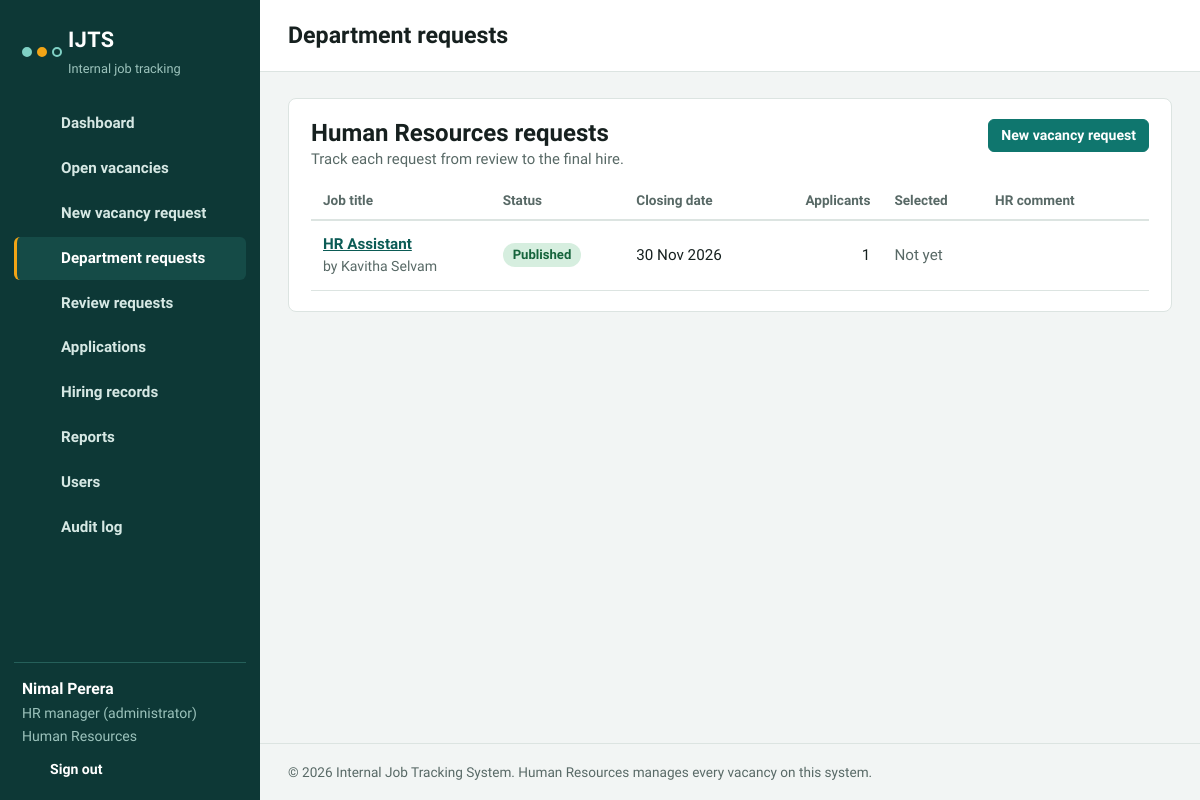
The app's page /my_requests.php (signed in) with its own data.
### tables this page shows
CREATE TABLE users (
  id INT UNSIGNED AUTO_INCREMENT PRIMARY KEY,
  full_name VARCHAR(100) NOT NULL,
  email VARCHAR(120) NOT NULL UNIQUE,
  password_hash VARCHAR(255) NOT NULL,
  role ENUM('admin','hr','manager','employee') NOT NULL DEFAULT 'employee',
  department_id INT UNSIGNED NOT NULL,
  status ENUM('Active','Inactive') NOT NULL DEFAULT 'Active',
  created_at TIMESTAMP DEFAULT CURRENT_TIMESTAMP,
  FOREIGN KEY (department_id) REFERENCES departments(id)
);

CREATE TABLE departments (
  id INT UNSIGNED AUTO_INCREMENT PRIMARY KEY,
  name VARCHAR(80) NOT NULL UNIQUE
);

CREATE TABLE vacancies (
  id INT UNSIGNED AUTO_INCREMENT PRIMARY KEY,
  title VARCHAR(150) NOT NULL,
  department_id INT UNSIGNED NOT NULL,
  requested_by INT UNSIGNED NOT NULL,
  positions TINYINT UNSIGNED NOT NULL DEFAULT 1,
  description TEXT NOT NULL,
  qualifications TEXT NOT NULL,
  justification TEXT NULL,
  closing_date DATE NOT NULL,
  status ENUM('Pending','Approved','Published','Returned','Rejected','Closed','Filled') NOT NULL DEFAULT 'Pending',
  hr_comment TEXT NULL,
  reviewed_by INT UNSIGNED NULL,
  created_at TIMESTAMP DEFAULT CURRENT_TIMESTAMP,
  published_at DATETIME NULL,
  FOREIGN KEY (department_id) REFERENCES departments(id),
  FOREIGN KEY (requested_by) REFERENCES users(id),
  FOREIGN KEY (reviewed_by) REFERENCES users(id),
  INDEX idx_vac_status (status)
);

### includes/db.php (called while the page is built)
<?php
function db() {
    static $pdo = null;
    if ($pdo === null) {
        try {
            $pdo = new PDO(
                'mysql:host=' . DB_HOST . ';dbname=' . DB_NAME . ';charset=utf8mb4',
                DB_USER,
                DB_PASS,
                [
                    PDO::ATTR_ERRMODE => PDO::ERRMODE_EXCEPTION,
                    PDO::ATTR_DEFAULT_FETCH_MODE => PDO::FETCH_ASSOC,
                    PDO::ATTR_EMULATE_PREPARES => false,
                ]
            );
        } catch (PDOException $ex) {
            http_response_code(500);
            die('Cannot connect to the database. Check the settings in config/config.php and make sure you imported database/schema.sql.');
        }
    }
    return $pdo;
}

### my_requests.php (the view)
<?php
require_once 'includes/functions.php';
require_role(['manager', 'hr', 'admin']);
$u = current_user();
$pageTitle = 'Department requests';
$rows = q_all("SELECT v.*, r.full_name AS requester,
    (SELECT COUNT(*) FROM applications a WHERE a.vacancy_id = v.id) AS apps,
    (SELECT GROUP_CONCAT(x.full_name SEPARATOR ', ') FROM applications a JOIN users x ON x.id = a.user_id WHERE a.vacancy_id = v.id AND a.status = 'Selected') AS selected_names
    FROM vacancies v JOIN users r ON r.id = v.requested_by
    WHERE v.department_id = ? ORDER BY v.created_at DESC LIMIT 200", [$u['department_id']]);
include 'includes/header.php';
?>
<section class="panel">
  <div class="panel-head"><div><h2><?= e($u['dept_name']) ?> requests</h2><p class="sub" style="margin:0">Track each request from review to the final hire.</p></div><a class="btn sm" href="request_new.php">New vacancy request</a></div>
  <?php if (!$rows): ?><p class="empty">No requests yet. <a href="request_new.php">Send a vacancy request</a> to Human Resources.</p>
  <?php else: ?><div class="table-wrap"><table>
    <thead><tr><th>Job title</th><th>Status</th><th>Closing date</th><th class="num">Applicants</th><th>Selected</th><th>HR comment</th><th></th></tr></thead>
    <tbody><?php foreach ($rows as $r): ?>
      <tr>
        <td><a href="vacancy_view.php?id=<?= (int)$r['id'] ?>"><strong><?= e($r['title']) ?></strong></a><br><span class="muted small">by <?= e($r['requester']) ?></span></td>
        <td><?= badge($r['status']) ?></td>
        <td><?= e(fmt_date($r['closing_date'])) ?></td>
        <td class="num"><?= (int)$r['apps'] ?></td>
        <td><?= $r['selected_names'] ? e($r['selected_names']) : '<span class="muted">Not yet</span>' ?></td>
        <td class="small"><?= e($r['hr_comment'] ?? '') ?></td>
        <td><?php if ($r['status'] === 'Returned'): ?><a class="btn sm" href="request_new.php?id=<?= (int)$r['id'] ?>">Update and resubmit</a><?php endif; ?></td>
      </tr>
    <?php endforeach; ?></tbody>
  </table></div><?php endif; ?>
</section>
<?php include 'includes/footer.php'; ?>

### includes/header.php (shortened to what this page needs)
<?php
$u = current_user();
$page = basename($_SERVER['PHP_SELF']);
$nav = [];
$nav[] = ['dashboard.php', 'Dashboard', 'dashboard'];
$nav[] = ['vacancies.php', 'Open vacancies', 'briefcase'];
if (in_array($u['role'], ['manager', 'hr', 'admin'], true)) {
    $nav[] = ['request_new.php', 'New vacancy request', 'plus'];
    $nav[] = ['my_requests.php', 'Department requests', 'inbox'];
}
if (is_hr()) {
    $nav[] = ['hr_requests.php', 'Review requests', 'check'];
    $nav[] = ['applications.php', 'Applications', 'file'];
    $nav[] = ['hires.php', 'Hiring records', 'users'];
    $nav[] = ['reports.php', 'Reports', 'chart'];
}
if ($u['role'] === 'admin') {
    $nav[] = ['users.php', 'Users', 'users'];
    $nav[] = ['audit.php', 'Audit log', 'list'];
}
$unread = (int)q_val("SELECT COUNT(*) FROM notifications WHERE user_id = ? AND is_read = 0", [$u['id']]);
?>
<!DOCTYPE html>
<html lang="en">
<head>
<link rel="stylesheet" href="assets/css/style.css">
</head>
<body>
<div class="app">
  <aside class="sidebar" id="sidebar">
    <a class="brand" href="dashboard.php">
      <span class="mark" aria-hidden="true"><i></i><i></i><i></i></span>
      <span class="brand-text"><strong><?= e(APP_NAME) ?></strong><small>Internal job tracking</small></span>
    </a>
    <nav class="nav" aria-label="Main">
      <?php foreach ($nav as $n): ?>
        <a href="<?= e($n[0]) ?>" class="<?= $page === $n[0] ? 'active' : '' ?>"><?= icon($n[2]) ?><span><?= e($n[1]) ?></span></a>
      <?php endforeach; ?>
    </nav>
    <div class="side-user">
      <strong><?= e($u['full_name']) ?></strong>
      <span><?= e(role_label($u['role'])) ?></span>
      <span><?= e($u['dept_name']) ?></span>
      <a href="logout.php" class="logout"><?= icon('logout') ?> Sign out</a>
    </div>
  </aside>
  <div class="main">
    <header class="topbar">
      <h1><?= e($pageTitle ?? 'Dashboard') ?></h1>
      <a class="bell" href="notifications.php" aria-label="Notifications"><?= icon('bell') ?><?php if ($unread > 0): ?><em><?= $unread ?></em><?php endif; ?></a>
    </header>
    <main class="content">

### includes/functions.php (shortened to what this page needs)
<?php
require_once __DIR__ . '/db.php';
function e($v) { return htmlspecialchars((string)$v, ENT_QUOTES, 'UTF-8'); }
function fmt_date($d) { return $d ? date('d M Y', strtotime($d)) : '-'; }
function q_all($sql, $p = []) { $s = db()->prepare($sql); $s->execute($p); return $s->fetchAll(); }
function q_one($sql, $p = []) { $s = db()->prepare($sql); $s->execute($p); $r = $s->fetch(); return $r ? $r : null; }
function current_user() {
    static $u = null;
    if ($u === null) {
        $u = false;
        if (!empty($_SESSION['uid'])) {
            $row = q_one("SELECT u.*, d.name AS dept_name FROM users u JOIN departments d ON d.id = u.department_id WHERE u.id = ? AND u.status = 'Active'", [$_SESSION['uid']]);
            if ($row) { $u = $row; }
        }
    }
    return $u ? $u : null;
}
function require_login() { if (!current_user()) { redirect('login.php'); } }
function is_hr() { $u = current_user(); return $u && in_array($u['role'], ['hr', 'admin'], true); }
function require_role($roles) {
    require_login();
    $u = current_user();
}
function role_label($r) {
    $m = ['admin' => 'HR manager (administrator)', 'hr' => 'HR officer', 'manager' => 'Department head', 'employee' => 'Employee'];
    return $m[$r] ?? $r;
}
function badge($status) {
    $cls = 'b-' . strtolower(str_replace(' ', '-', $status));
    return '<span class="badge ' . e($cls) . '">' . e($status) . '</span>';
}
function icon($name) {
    $p = [
        'dashboard' => '<rect x="3" y="3" width="7" height="9"/><rect x="14" y="3" width="7" height="5"/><rect x="14" y="12" width="7" height="9"/><rect x="3" y="16" width="7" height="5"/>',
        'briefcase' => '<rect x="3" y="7" width="18" height="13" rx="2"/><path d="M9 7V5a2 2 0 0 1 2-2h2a2 2 0 0 1 2 2v2"/>',
        'file'      => '<path d="M14 3H7a2 2 0 0 0-2 2v14a2 2 0 0 0 2 2h10a2 2 0 0 0 2-2V8z"/><path d="M14 3v5h5"/>',
        'plus'      => '<path d="M12 5v14M5 12h14"/>',
        'inbox'     => '<path d="M22 12h-6l-2 3h-4l-2-3H2"/><path d="M5.5 5h13L22 12v6a2 2 0 0 1-2 2H4a2 2 0 0 1-2-2v-6z"/>',
        'check'     => '<circle cx="12" cy="12" r="9"/><path d="M8 12l3 3 5-6"/>',
        'chart'     => '<path d="M4 20V10M10 20V4M16 20v-8M22 20H2"/>',
        'users'     => '<circle cx="9" cy="8" r="4"/><path d="M2 21a7 7 0 0 1 14 0"/><path d="M17 4a4 4 0 0 1 0 8M22 21a6 6 0 0 0-4-5.6"/>',
        'list'      => '<path d="M8 6h13M8 12h13M8 18h13M3 6h.01M3 12h.01M3 18h.01"/>',
        'bell'      => '<path d="M6 8a6 6 0 0 1 12 0c0 7 3 9 3 9H3s3-2 3-9"/><path d="M10 21a2 2 0 0 0 4 0"/>',
        'logout'    => '<path d="M9 21H5a2 2 0 0 1-2-2V5a2 2 0 0 1 2-2h4M16 17l5-5-5-5M21 12H9"/>',
        'menu'      => '<path d="M3 6h18M3 12h18M3 18h18"/>',
    ];
    return '<svg class="ic" viewBox="0 0 24 24" fill="none" stroke="currentColor" stroke-width="1.8" stroke-linecap="round" stroke-linejoin="round" aria-hidden="true">' . ($p[$name] ?? '') . '</svg>';
}

### assets/css/style.css (style rules this page uses)
:root { --ink:#0D3836; --ink-soft:#154B47; --ink-line:#25605A; --ink-text:#D6E8E4; --canvas:#F2F5F4; --surface:#FFFFFF; --text:#16201F; --muted:#586966; --line:#DCE4E1; --primary:#0F766E; --primary-dark:#0B5B55; --accent:#F2A516; --success:#1E7F4F; --danger:#B3363A; --info:#2A5DA8; --warn:#8A5200; --r:8px; --r-sm:6px; --font-head:'Bricolage Grotesque','Segoe UI',system-ui,sans-serif; --font-body:'Source Sans 3','Segoe UI',system-ui,-apple-system,Arial,sans-serif; }
* { box-sizing:border-box }
html { font-size:16px }
body { margin:0;font-family:var(--font-body);color:var(--text);background:var(--canvas);line-height:1.5 }
h1,h2,h3 { font-family:var(--font-head);margin:0;line-height:1.2 }
a { color:var(--primary-dark) }
.ic { width:20px;height:20px;flex:none }
.app { display:grid;grid-template-columns:260px 1fr;min-height:100vh }
.sidebar { background:var(--ink);color:var(--ink-text);display:flex;flex-direction:column;position:sticky;top:0;height:100vh;padding:20px 14px }
.brand { display:flex;align-items:center;gap:12px;text-decoration:none;color:#fff;padding:4px 8px 22px }
.brand-text strong { display:block;font-family:var(--font-head);font-size:1.35rem;letter-spacing:.02em }
.brand-text small { color:#9CC3BC;font-size:.8rem }
.mark { display:flex;align-items:center;width:34px }
.mark i { width:10px;height:10px;border-radius:50%;border:2px solid #7FD1C5;background:transparent;position:relative;flex:none }
.mark i+i { margin-left:5px }
.mark i:nth-child(1) { background:#7FD1C5 }
.mark i:nth-child(2) { background:var(--accent);border-color:var(--accent) }
.nav { display:flex;flex-direction:column;gap:2px;overflow:auto;flex:1 }
.nav a { display:flex;align-items:center;gap:12px;padding:10px 12px;border-radius:var(--r-sm);color:var(--ink-text);text-decoration:none;font-weight:600;font-size:.95rem;border-left:3px solid transparent }
.nav a.active { background:var(--ink-soft);border-left-color:var(--accent);color:#fff }
.side-user { border-top:1px solid var(--ink-line);padding:14px 8px 0;display:flex;flex-direction:column;gap:2px;font-size:.88rem }
.side-user strong { color:#fff;font-size:.98rem }
.side-user span { color:#9CC3BC }
.logout { display:inline-flex;align-items:center;gap:8px;margin-top:10px;color:#fff;text-decoration:none;font-weight:600 }
.main { display:flex;flex-direction:column;min-width:0 }
.topbar { display:flex;align-items:center;gap:14px;padding:16px 28px;background:var(--surface);border-bottom:1px solid var(--line);position:sticky;top:0;z-index:5 }
.topbar h1 { font-size:1.45rem;flex:1 }
.bell { position:relative;color:var(--text);padding:6px }
.content { padding:26px 28px 40px;max-width:1180px;width:100% }
.panel { background:var(--surface);border:1px solid var(--line);border-radius:var(--r);padding:20px 22px;margin-bottom:22px }
.panel .sub { color:var(--muted);margin:0 0 14px;font-size:.93rem }
.panel-head { display:flex;justify-content:space-between;align-items:flex-start;gap:12px;flex-wrap:wrap;margin-bottom:12px }
.table-wrap { overflow-x:auto }
table { width:100%;border-collapse:collapse;font-size:.95rem }
th { text-align:left;font-weight:600;color:var(--muted);font-size:.85rem;padding:8px 12px;border-bottom:2px solid var(--line);white-space:nowrap }
td { padding:12px;border-bottom:1px solid var(--line);vertical-align:middle }
td.num,th.num { text-align:right }
.muted { color:var(--muted) }
.small { font-size:.88rem }
.badge { display:inline-block;padding:2px 10px;border-radius:12px;font-size:.82rem;font-weight:600;background:#E8EEEC;color:#33423F;white-space:nowrap }
.b-published,.b-selected { background:#D6EEDF;color:#16643C }
.btn { display:inline-flex;align-items:center;justify-content:center;gap:8px;padding:9px 18px;border-radius:var(--r-sm);border:1px solid var(--primary);background:var(--primary);color:#fff;font:inherit;font-weight:600;cursor:pointer;text-decoration:none }
.btn.sm { padding:5px 12px;font-size:.88rem }

### records on screen
users: full_name "Nimal Perera", role "HR manager (administrator)", department.name "Human Resources"
vacancies: title "HR Assistant", requested_by.full_name "Kavitha Selvam", status "Published", closing_date "30 Nov 2026", apps "1"

### other values on screen
APP_NAME "IJTS"
$n[1] "Dashboard"
$n[1] "Open vacancies"
$n[1] "New vacancy request"
$n[1] "Department requests"
$n[1] "Review requests"
$n[1] "Applications"
$n[1] "Hiring records"
$n[1] "Reports"
$n[1] "Users"
$n[1] "Audit log"
$pageTitle "Department requests"
APP_FULL_NAME "Internal Job Tracking System"
